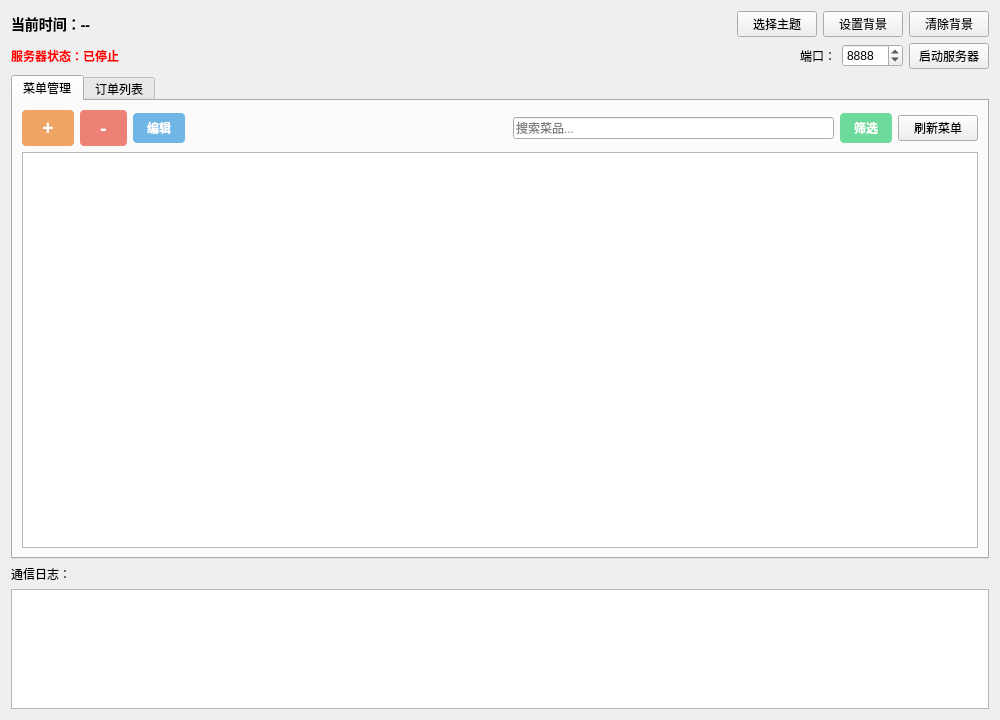
<?xml version="1.0" encoding="UTF-8"?>
<ui version="4.0">
 <class>ServerWidget</class>
 <widget class="QWidget" name="ServerWidget">
  <property name="geometry">
   <rect>
    <x>0</x>
    <y>0</y>
    <width>1000</width>
    <height>720</height>
   </rect>
  </property>
  <property name="windowTitle">
   <string>点餐终端 - 服务器端</string>
  </property>
  <layout class="QVBoxLayout" name="mainLayout">
   <item>
    <layout class="QHBoxLayout" name="themeLayout">
     <item>
      <widget class="QLabel" name="lblTime">
       <property name="font">
        <font>
         <family>仿宋</family>
         <pointsize>-1</pointsize>
         <weight>75</weight>
         <bold>true</bold>
        </font>
       </property>
       <property name="styleSheet">
        <string>font-size: 14px; font-weight: bold;</string>
       </property>
       <property name="text">
        <string>当前时间：--</string>
       </property>
      </widget>
     </item>
     <item>
      <spacer name="spacerTheme">
       <property name="orientation">
        <enum>Qt::Horizontal</enum>
       </property>
       <property name="sizeHint" stdset="0">
        <size>
         <width>0</width>
         <height>0</height>
        </size>
       </property>
      </spacer>
     </item>
     <item>
      <widget class="QPushButton" name="btnSelectTheme">
       <property name="text">
        <string>选择主题</string>
       </property>
      </widget>
     </item>
     <item>
      <widget class="QPushButton" name="btnSetBackground">
       <property name="text">
        <string>设置背景</string>
       </property>
      </widget>
     </item>
     <item>
      <widget class="QPushButton" name="btnClearBackground">
       <property name="text">
        <string>清除背景</string>
       </property>
      </widget>
     </item>
    </layout>
   </item>
   <item>
    <layout class="QHBoxLayout" name="serverLayout">
     <item>
      <widget class="QLabel" name="lblStatus">
       <property name="styleSheet">
        <string>color: red; font-weight: bold;</string>
       </property>
       <property name="text">
        <string>服务器状态：已停止</string>
       </property>
      </widget>
     </item>
     <item>
      <spacer name="spacer1">
       <property name="orientation">
        <enum>Qt::Horizontal</enum>
       </property>
       <property name="sizeHint" stdset="0">
        <size>
         <width>0</width>
         <height>0</height>
        </size>
       </property>
      </spacer>
     </item>
     <item>
      <widget class="QLabel" name="label">
       <property name="text">
        <string>端口：</string>
       </property>
      </widget>
     </item>
     <item>
      <widget class="QSpinBox" name="spinPort">
       <property name="minimum">
        <number>1024</number>
       </property>
       <property name="maximum">
        <number>65535</number>
       </property>
       <property name="value">
        <number>8888</number>
       </property>
      </widget>
     </item>
     <item>
      <widget class="QPushButton" name="btnStartServer">
       <property name="text">
        <string>启动服务器</string>
       </property>
      </widget>
     </item>
    </layout>
   </item>
   <item>
    <widget class="QTabWidget" name="tabWidget">
     <widget class="QWidget" name="tabMenu">
      <attribute name="title">
       <string>菜单管理</string>
      </attribute>
      <layout class="QVBoxLayout" name="menuTabLayout">
       <item>
        <layout class="QHBoxLayout">
         <item>
          <widget class="QPushButton" name="btnAddDish">
           <property name="styleSheet">
            <string>QPushButton{background-color:rgba(230,126,34,0.7);color:white;font-weight:bold;padding:6px 20px;font-size:20px;border-radius:4px;}
QPushButton:hover{background-color:rgba(230,126,34,0.9);}</string>
           </property>
           <property name="text">
            <string>+</string>
           </property>
          </widget>
         </item>
         <item>
          <widget class="QPushButton" name="btnDeleteDish">
           <property name="styleSheet">
            <string>QPushButton{background-color:rgba(231,76,60,0.7);color:white;font-weight:bold;padding:6px 20px;font-size:20px;border-radius:4px;}
QPushButton:hover{background-color:rgba(231,76,60,0.9);}</string>
           </property>
           <property name="text">
            <string>-</string>
           </property>
          </widget>
         </item>
         <item>
          <widget class="QPushButton" name="btnEditDish">
           <property name="styleSheet">
            <string>QPushButton{background-color:rgba(52,152,219,0.7);color:white;font-weight:bold;padding:6px 14px;border-radius:4px;}
QPushButton:hover{background-color:rgba(52,152,219,0.9);}</string>
           </property>
           <property name="text">
            <string>编辑</string>
           </property>
          </widget>
         </item>
         <item>
          <spacer name="spacer2">
           <property name="orientation">
            <enum>Qt::Horizontal</enum>
           </property>
           <property name="sizeHint" stdset="0">
            <size>
             <width>0</width>
             <height>0</height>
            </size>
           </property>
          </spacer>
         </item>
         <item>
          <widget class="QLineEdit" name="editSearch">
           <property name="placeholderText">
            <string>搜索菜品...</string>
           </property>
          </widget>
         </item>
         <item>
          <widget class="QPushButton" name="btnSearch">
           <property name="styleSheet">
            <string>QPushButton{background-color:rgba(46,204,113,0.7);color:white;font-weight:bold;padding:6px 14px;border-radius:4px;}
QPushButton:hover{background-color:rgba(46,204,113,0.9);}</string>
           </property>
           <property name="text">
            <string>筛选</string>
           </property>
          </widget>
         </item>
         <item>
          <widget class="QPushButton" name="btnRefreshMenu">
           <property name="text">
            <string>刷新菜单</string>
           </property>
          </widget>
         </item>
        </layout>
       </item>
       <item>
        <widget class="QTableWidget" name="tableMenu">
         <property name="editTriggers">
          <set>QAbstractItemView::NoEditTriggers</set>
         </property>
         <property name="alternatingRowColors">
          <bool>true</bool>
         </property>
         <property name="selectionBehavior">
          <enum>QAbstractItemView::SelectRows</enum>
         </property>
        </widget>
       </item>
      </layout>
     </widget>
     <widget class="QWidget" name="tabOrders">
      <attribute name="title">
       <string>订单列表</string>
      </attribute>
      <layout class="QVBoxLayout" name="orderTabLayout">
       <item>
        <layout class="QHBoxLayout">
         <item>
          <spacer name="spacer3">
           <property name="orientation">
            <enum>Qt::Horizontal</enum>
           </property>
           <property name="sizeHint" stdset="0">
            <size>
             <width>0</width>
             <height>0</height>
            </size>
           </property>
          </spacer>
         </item>
         <item>
          <widget class="QPushButton" name="btnRefreshOrders">
           <property name="text">
            <string>刷新订单</string>
           </property>
          </widget>
         </item>
        </layout>
       </item>
       <item>
        <widget class="QTableWidget" name="tableOrders">
         <property name="editTriggers">
          <set>QAbstractItemView::NoEditTriggers</set>
         </property>
         <property name="alternatingRowColors">
          <bool>true</bool>
         </property>
         <property name="selectionBehavior">
          <enum>QAbstractItemView::SelectRows</enum>
         </property>
        </widget>
       </item>
      </layout>
     </widget>
    </widget>
   </item>
   <item>
    <widget class="QLabel" name="lblLog">
     <property name="text">
      <string>通信日志：</string>
     </property>
    </widget>
   </item>
   <item>
    <widget class="QTextEdit" name="txtLog">
     <property name="maximumSize">
      <size>
       <width>16777215</width>
       <height>120</height>
      </size>
     </property>
     <property name="readOnly">
      <bool>true</bool>
     </property>
    </widget>
   </item>
  </layout>
 </widget>
 <resources/>
 <connections/>
</ui>
